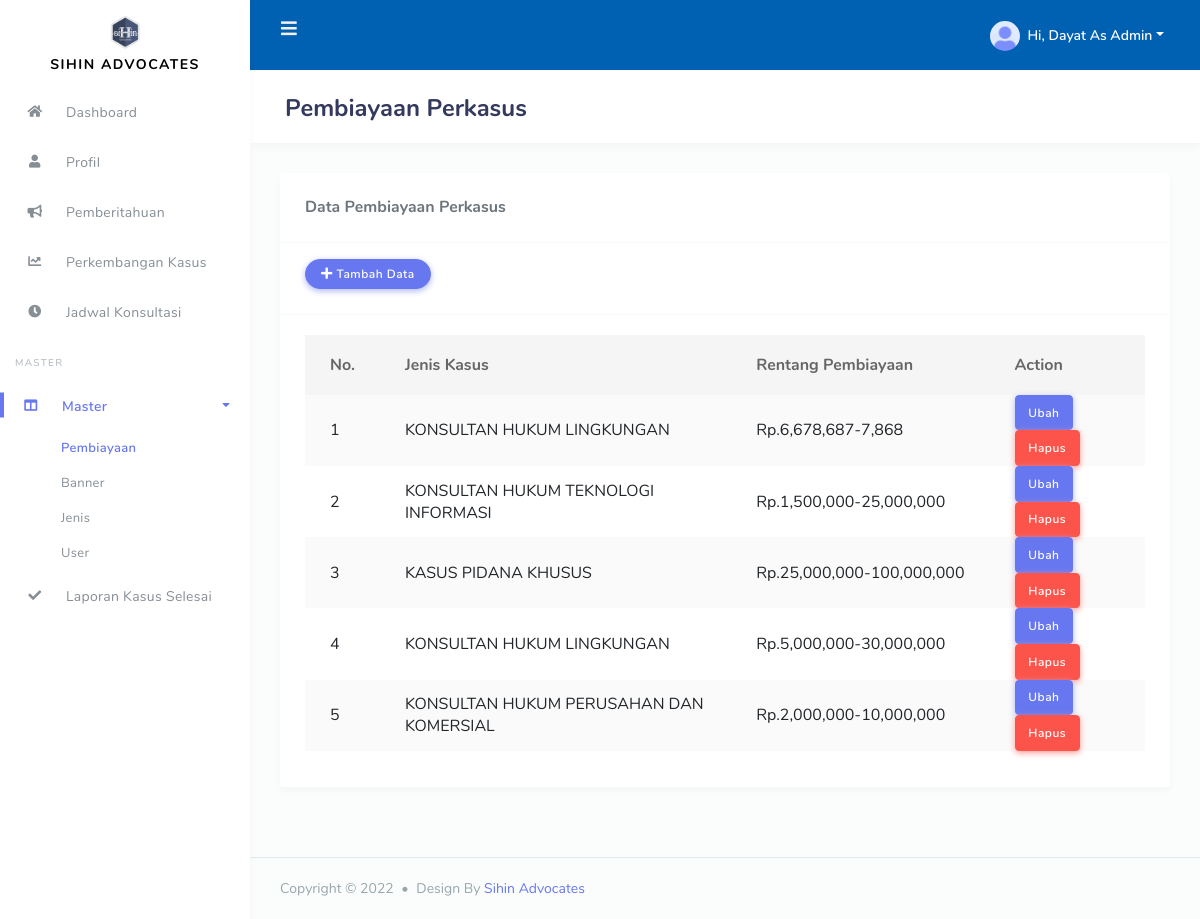
The app's page /dist/index.php?hd=master&&fd=file (signed in) with its own data.
### tables this page shows
CREATE TABLE `perusahaan` (
  `id_perusahaan` int(11) NOT NULL,
  `nm_perusahaan` varchar(100) NOT NULL,
  `init_perusahaan` varchar(10) NOT NULL,
  `desk_perusahaan` text NOT NULL
);

CREATE TABLE `jasa` (
  `id_jasa` int(11) NOT NULL,
  `id_jenis` int(11) NOT NULL,
  `hargamin` varchar(16) NOT NULL,
  `hargamax` varchar(16) NOT NULL,
  `waktu_ditambahkan` datetime DEFAULT NULL,
  `user_penambah` int(11) NOT NULL,
  `waktu_diubah` timestamp NULL DEFAULT NULL,
  `user_pengubah` int(11) DEFAULT NULL
);

CREATE TABLE `jenis` (
  `id_jenis` int(11) NOT NULL,
  `nm_jenis` varchar(100) NOT NULL,
  `desk_jenis` longtext NOT NULL,
  `gambar` text NOT NULL,
  `waktu` datetime NOT NULL
);

### dist/master/file/index.php (the view, shortened to what this page needs)
<?php
$nama = 'Pembiayaan Perkasus';
 ?>
<div class="main-content">
        <section class="section">
          <div class="section-header">
            <h1><?php echo $nama ?></h1>
          </div>
          <div class="section-body">
            <div class="row">
          <?php
                include 'notif/index.php';
          ?>
              <div class="col-12">
                <div class="card">
                  <div class="card-header">
                    <h4>Data <?php echo $nama ?></h4>
                  </div>
                  <div class="card-header">
                    <div class="buttons">
                      <button class="btn btn-primary" data-toggle="modal" data-target="#exampleModal"><i class="fas fa-plus"></i> Tambah Data</button>
                    </div>
                  </div>
                  <div class="card-body">
                    <div class="table-responsive">
                      <table class="table table-striped" id="table-1">
                        <thead>
                          <tr>
                            <th class="text-center">
                              No.
                            </th>
                            <th>Jenis Kasus </th>
                            <th>Rentang Pembiayaan</th>
                            <th>Action</th>
                          </tr>
                        </thead>
                        <tbody>
                          <?php
                            $nod = 1;
                            $query = "SELECT jasa.*, jenis.* FROM jasa, jenis WHERE jasa.id_jenis = jenis.id_jenis order by id_jasa desc";
                            $result = $conn->query($query);
                            while ($data = $result->fetch_object()) {
                           ?>
                          <tr>
                            <td><?php echo $nod++ ?></td>
                            <td><?php echo ucwords($data->nm_jenis); ?></td>
                            <td>Rp.<?php echo number_format($data->hargamin); ?>-<?php echo number_format($data->hargamax); ?></td>
                            <td>
                              <button class="btn btn-primary"  data-toggle="modal" data-target="#show" data-id="<?php echo $data->id_jasa ?>">Ubah</button><a href="<?php echo $_SESSION['direct'] ?>delete.php?hd=master&fd=file&id=<?php echo $data->id_jasa; ?>" class="btn btn-danger">Hapus</a></td>
                          </tr>
                          <?php } ?>
                        </tbody>
                      </table>
                    </div>
                  </div>
                </div>
              </div>
            </div>
          </div>
        </section>
      </div>

### dist/header/index.php (shortened to what this page needs)
<?php
  include 'config/index.php';
  $sql = $conn->query("SELECT * FROM perusahaan WHERE id_perusahaan = 1");
  $judul = $sql->fetch_object();
 ?>
<!DOCTYPE html>
<html lang="en">
<head>
  <link rel="stylesheet" href="assets/modules/bootstrap/css/bootstrap.min.css">
  <link rel="stylesheet" href="assets/modules/fontawesome/css/all.min.css">
  <link rel="stylesheet" href="assets/modules/jqvmap/dist/jqvmap.min.css">
  <link rel="stylesheet" href="assets/modules/summernote/summernote-bs4.css">
  <link rel="stylesheet" href="assets/modules/owlcarousel2/dist/assets/owl.carousel.min.css">
  <link rel="stylesheet" href="assets/modules/owlcarousel2/dist/assets/owl.theme.default.min.css">
  <link rel="stylesheet" href="assets/modules/bootstrap-daterangepicker/daterangepicker.css">
  <link rel="stylesheet" href="assets/modules/bootstrap-colorpicker/dist/css/bootstrap-colorpicker.min.css">
  <link rel="stylesheet" href="assets/modules/select2/dist/css/select2.min.css">
  <link rel="stylesheet" href="assets/modules/jquery-selectric/selectric.css">
  <link rel="stylesheet" href="assets/modules/bootstrap-timepicker/css/bootstrap-timepicker.min.css">
  <link rel="stylesheet" href="assets/modules/bootstrap-tagsinput/dist/bootstrap-tagsinput.css">
  <link rel="stylesheet" href="assets/modules/datatables/datatables.min.css">
  <link rel="stylesheet" href="assets/modules/datatables/DataTables-1.10.16/css/dataTables.bootstrap4.min.css">
  <link rel="stylesheet" href="assets/modules/datatables/Select-1.2.4/css/select.bootstrap4.min.css">
  <link rel="stylesheet" href="assets/modules/modal/bootstrap.min.css">
  <link rel="stylesheet" href="assets/css/style.css">
  <link rel="stylesheet" href="assets/css/components.css">
  <link rel="stylesheet" href="assets/modules/izitoast/css/iziToast.min.css">
</head>
<body>
  <div id="app">
    <div class="main-wrapper main-wrapper-1">
      <div class="navbar-bg" style="background-color: #0060b1"></div>
      <nav class="navbar navbar-expand-lg main-navbar">
        <form  method="get" class="form-inline mr-auto">
          <ul class="navbar-nav mr-3">
            <li><a href="#" data-toggle="sidebar" class="nav-link nav-link-lg"><i class="fas fa-bars"></i></a></li>
          </ul>
        </form>
        <ul class="navbar-nav navbar-right">
          <?php if (!empty($_SESSION['nama'])): ?>
            <li class="dropdown"><a href="#" data-toggle="dropdown" class="nav-link dropdown-toggle nav-link-lg nav-link-user">
              <img alt="image" src="assets/img/avatar/avatar-1.png" class="rounded-circle mr-1">
              <div class="d-sm-none d-lg-inline-block">Hi, <?php echo ucwords($_SESSION['nama']).' As '.ucwords($_SESSION['level']); ?></div></a>
            </li>
          <?php endif ?>
        </ul>
      </nav>
      <div class="main-sidebar sidebar-style-2">
        <aside id="sidebar-wrapper">
          <div class="sidebar-brand" style="line-height: 17px; margin-top: 10px; margin-bottom: 10px">
            <a href="index.php"><img src="assets/img/sihin.png" width="40px"><br><?php echo $judul->nm_perusahaan ?></a>
          </div>
          <?php
            include 'menu/admin.php';
          ?>
        </aside>
      </div>

### dist/footer/index.php (shortened to what this page needs)
<?php
  $sql = $conn->query("SELECT * FROM perusahaan WHERE id_perusahaan = 1");
  $juduls = $sql->fetch_object();
 ?>
      <footer class="main-footer">
        <div class="footer-left">
          Copyright &copy; <?php echo date('Y'); ?> <div class="bullet"></div> Design By <a href="https://instagram.com/ridwanlawson"><?php echo $juduls->nm_perusahaan; ?></a>
        </div>
      </footer>
    </div>
  </div>
</body>
</html>

### records on screen
perusahaan: nm_perusahaan "SIHIN ADVOCATES", nm_perusahaan "Sihin Advocates"
jasa: id_jenis.nm_jenis "KONSULTAN HUKUM LINGKUNGAN", hargamin "6,678,687", hargamax "7,868"
jasa: id_jenis.nm_jenis "KONSULTAN HUKUM TEKNOLOGI INFORMASI", hargamin "1,500,000", hargamax "25,000,000"
jasa: id_jenis.nm_jenis "KASUS PIDANA KHUSUS", hargamin "25,000,000", hargamax "100,000,000"
jasa: id_jenis.nm_jenis "KONSULTAN HUKUM LINGKUNGAN", hargamin "5,000,000", hargamax "30,000,000"
jasa: id_jenis.nm_jenis "KONSULTAN HUKUM PERUSAHAN DAN KOMERSIAL", hargamin "2,000,000", hargamax "10,000,000"

### other values on screen
$_SESSION['nama'] "Dayat"
$_SESSION['level'] "Admin"
$nama "Pembiayaan Perkasus"
